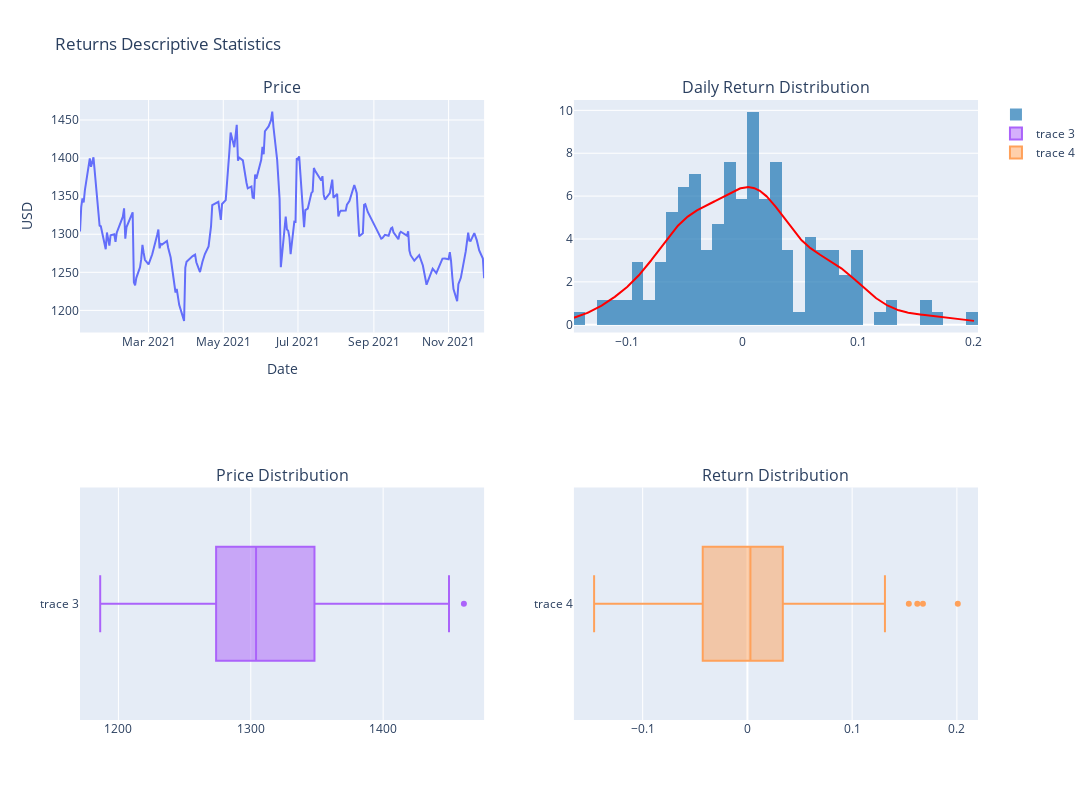

This figure's notebook cell:
### Code cell
import plotly.figure_factory as ff
import plotly.express as px
from plotly.subplots import make_subplots
import plotly.graph_objects as go

df_sorted = df_soy_6m.sort_values('date')
fig = make_subplots(rows=2, cols=2, subplot_titles=["Price", "Daily Return Distribution", 'Price Distribution', 'Return Distribution'])


dist = ff.create_distplot([df_soy_6m['pct_t-1'].values.tolist()], [''], bin_size=.01).data[1]
hist = ff.create_distplot([df_soy_6m['pct_t-1'].values.tolist()], [''], bin_size=.01).data[0]
price = px.line(x=df_soy_6m.value, y=df_soy_6m.index)
price = px.line(y=df_sorted.value, x=df_sorted.date, title='Bean Price', labels=dict(x='Date', y='USD')).data[0]
# dist.update_layout(width=700, height=700)

fig.add_trace(go.Scatter(dist, line=dict(color='red')), row=1, col=2)
fig.add_trace(hist, row=1, col=2)
fig.add_trace(go.Scatter(price), row=1,col=1)
fig.add_trace(go.Box(x=df_sorted.value), row=2,col=1)
fig.add_trace(go.Box(x=df_sorted['pct_t-1']), row=2,col=2)

fig['layout'].update(height=800, width=1500, title='Returns Descriptive Statistics')

fig.update_xaxes(title_text="Date", row=1, col=1)
fig.update_yaxes(title_text="USD", row=1, col=1)

# fig.add_trace(dist, row=1, col=1)
fig.show()

### Figure 1 — Plotly figure (JSON) as saved in the notebook; plotly's stock layout.template omitted (floating-point values rounded to 4 significant figures; data arrays with more than 128 entries replaced by an {"elided": "..."} marker saying what was removed)
{"data": [{"legendgroup": "", "line": {"color": "red"}, "marker": {"color": "rgb(31, 119, 180)"}, "mode": "lines", "name": "", "showlegend": false, "type": "scatter", "x": {"elided": "500 float values"}, "xaxis": "x2", "y": {"elided": "500 float values"}, "yaxis": "y2"}, {"autobinx": false, "histnorm": "probability density", "legendgroup": "", "marker": {"color": "rgb(31, 119, 180)"}, "name": "", "opacity": 0.7, "type": "histogram", "x": {"elided": "171 float values"}, "xaxis": "x2", "xbins": {"end": 0.2009, "size": 0.01, "start": -0.1464}, "yaxis": "y2"}, {"hovertemplate": "Date=%{x}<br>USD=%{y}<extra></extra>", "legendgroup": "", "line": {"color": "#636efa", "dash": "solid"}, "marker": {"symbol": "circle"}, "mode": "lines", "name": "", "orientation": "v", "showlegend": false, "type": "scatter", "x": {"elided": "171 str values"}, "xaxis": "x", "y": {"elided": "171 float values"}, "yaxis": "y"}, {"type": "box", "x": {"elided": "171 float values"}, "xaxis": "x3", "yaxis": "y3"}, {"type": "box", "x": {"elided": "171 float values"}, "xaxis": "x4", "yaxis": "y4"}], "layout": {"annotations": [{"font": {"size": 16}, "showarrow": false, "text": "Price", "x": 0.225, "xanchor": "center", "xref": "paper", "y": 1, "yanchor": "bottom", "yref": "paper"}, {"font": {"size": 16}, "showarrow": false, "text": "Daily Return Distribution", "x": 0.775, "xanchor": "center", "xref": "paper", "y": 1, "yanchor": "bottom", "yref": "paper"}, {"font": {"size": 16}, "showarrow": false, "text": "Price Distribution", "x": 0.225, "xanchor": "center", "xref": "paper", "y": 0.375, "yanchor": "bottom", "yref": "paper"}, {"font": {"size": 16}, "showarrow": false, "text": "Return Distribution", "x": 0.775, "xanchor": "center", "xref": "paper", "y": 0.375, "yanchor": "bottom", "yref": "paper"}], "height": 800, "title": {"text": "Returns Descriptive Statistics"}, "width": 1500, "xaxis": {"anchor": "y", "domain": [0, 0.45], "title": {"text": "Date"}}, "xaxis2": {"anchor": "y2", "domain": [0.55, 1]}, "xaxis3": {"anchor": "y3", "domain": [0, 0.45]}, "xaxis4": {"anchor": "y4", "domain": [0.55, 1]}, "yaxis": {"anchor": "x", "domain": [0.625, 1], "title": {"text": "USD"}}, "yaxis2": {"anchor": "x2", "domain": [0.625, 1]}, "yaxis3": {"anchor": "x3", "domain": [0, 0.375]}, "yaxis4": {"anchor": "x4", "domain": [0, 0.375]}}}
